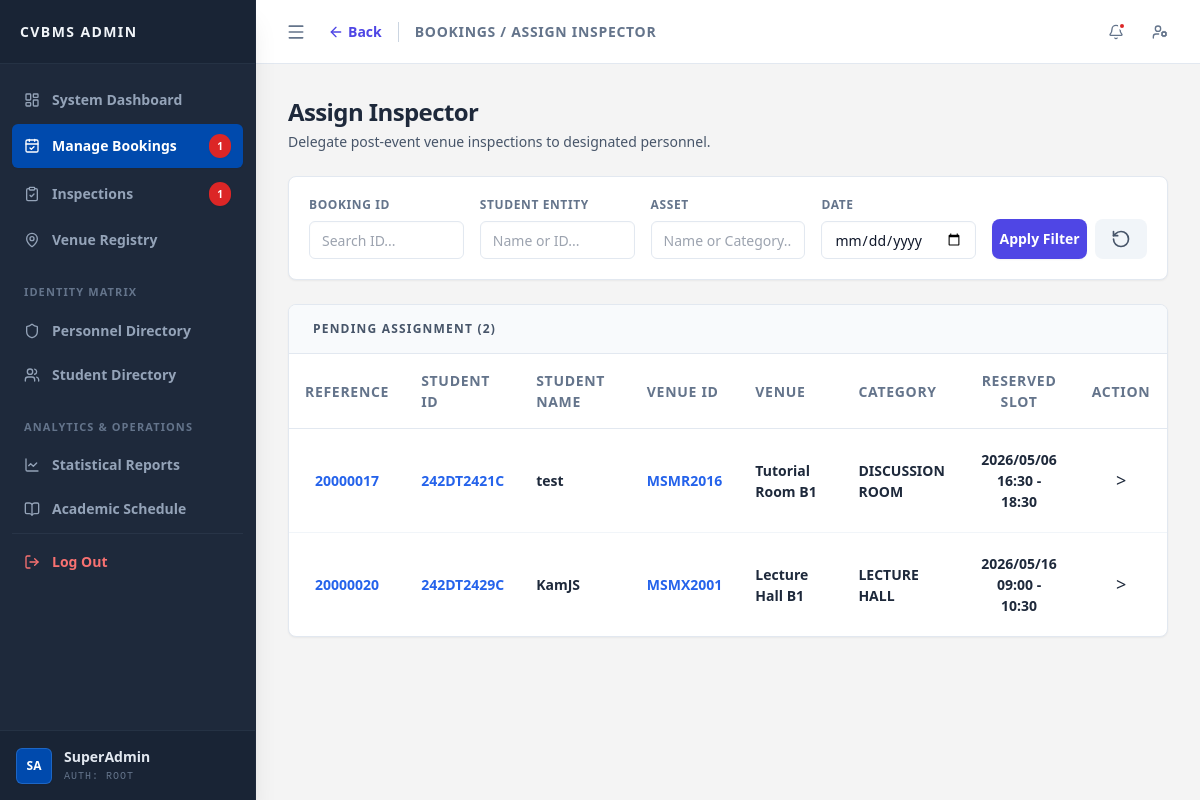
Page /admin/assign_inspector.php (signed in) on the earlier database version.
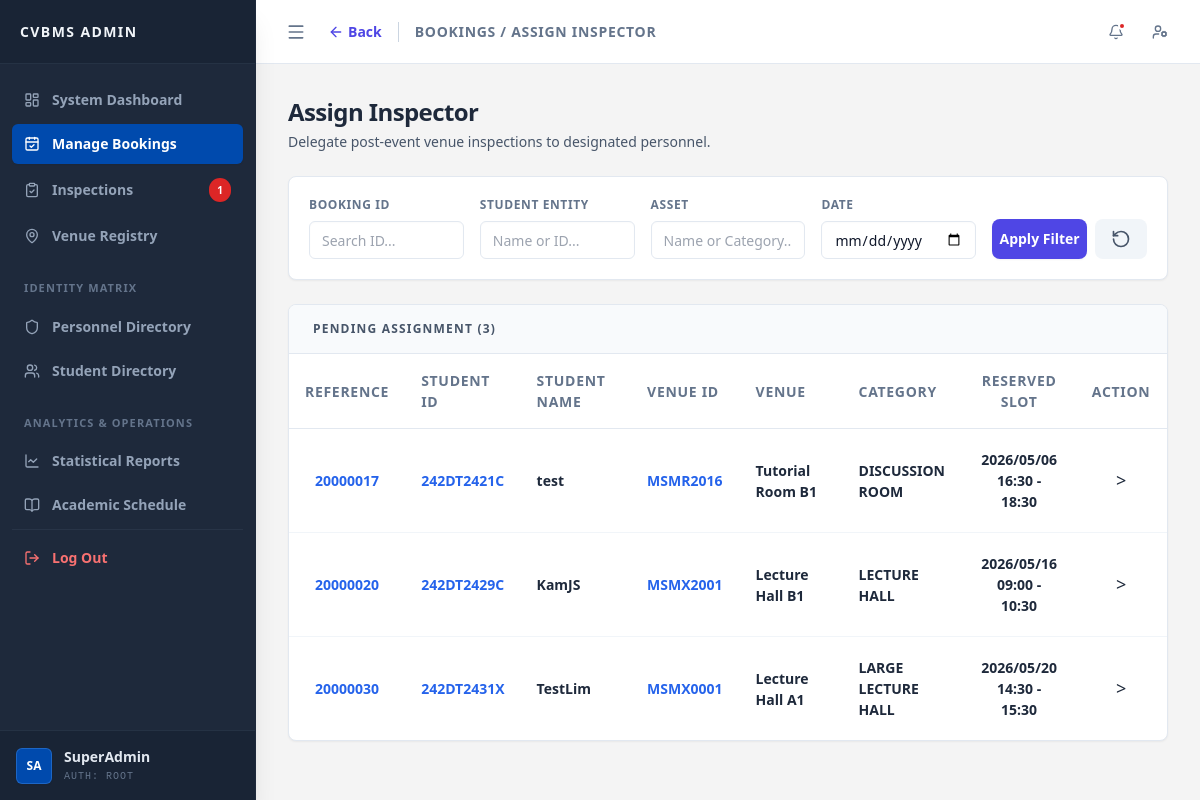
Same page on the later database version.
### tables this page shows
CREATE TABLE `booking` (
  `bid` int(10) UNSIGNED NOT NULL,
  `uid` varchar(15) NOT NULL,
  `vid` varchar(10) NOT NULL,
  `date_booked` date NOT NULL,
  `time_start` time NOT NULL,
  `time_end` time NOT NULL,
  `status` enum('pending','approved','rejected','completed','cancelled') NOT NULL DEFAULT 'pending',
  `payment_status` enum('unpaid','paid','refunded') NOT NULL DEFAULT 'unpaid',
  `payment_due_at` datetime DEFAULT NULL,
  `cancelled_at` datetime DEFAULT NULL,
  `cancel_reason` varchar(255) DEFAULT NULL,
  `transaction_ref` varchar(50) DEFAULT NULL,
  `purpose` varchar(100) NOT NULL,
  `aid` int(10) UNSIGNED DEFAULT NULL,
  `approve_date` datetime DEFAULT NULL,
  `created_at` timestamp NOT NULL DEFAULT current_timestamp()
);

CREATE TABLE `user` (
  `uid` varchar(15) NOT NULL,
  `username` varchar(50) NOT NULL,
  `email` varchar(100) NOT NULL,
  `password` varchar(255) NOT NULL,
  `phone_num` varchar(20) NOT NULL,
  `profile_pic` varchar(255) NOT NULL DEFAULT '',
  `outstanding_debt` decimal(10,2) UNSIGNED NOT NULL DEFAULT 0.00,
  `account_status` enum('active','restricted') NOT NULL DEFAULT 'active',
  `created_at` timestamp NOT NULL DEFAULT current_timestamp()
);

CREATE TABLE `venue` (
  `vid` varchar(10) NOT NULL,
  `vname` varchar(100) NOT NULL,
  `vcid` int(11) NOT NULL,
  `max_cap` int(10) UNSIGNED NOT NULL,
  `deposit` decimal(10,2) UNSIGNED NOT NULL,
  `status` enum('available','maintenance','booked') NOT NULL DEFAULT 'available',
  `description` text NOT NULL
);

CREATE TABLE `vcategory` (
  `vcid` int(11) NOT NULL,
  `category` varchar(50) NOT NULL,
  `description` text NOT NULL
);

### admin/assign_inspector.php (the view, shortened to what the changed rows need)
<?php
require_once '../config/db.php';
$sql = "SELECT
            b.bid,
            b.date_booked,
            b.time_start,
            b.time_end,
            b.payment_status,
            u.uid AS student_id,
            u.username AS student_name,
            u.phone_num,
            u.email,
            v.vid AS venue_id,
            v.vname AS venue_name,
            vc.category AS venue_category
        FROM booking b
        JOIN user u ON b.uid = u.uid
        JOIN venue v ON b.vid = v.vid
        JOIN vcategory vc ON v.vcid = vc.vcid
        LEFT JOIN inspection i ON b.bid = i.bid
        WHERE b.status IN ('approved', 'completed')
          AND b.payment_status = 'paid'
          AND i.ins_id IS NULL";
$sql .= " ORDER BY b.date_booked ASC, b.time_start ASC";
$result = $conn->query($sql);
?>
<!DOCTYPE html>
<html lang="en">
<head>
    <script src="https://cdn.tailwindcss.com"></script>
    <link rel="stylesheet" href="../assets/css/layout.css?v=1.2">
    <link rel="stylesheet" href="../assets/css/fiori_forms.css">
    <link rel="stylesheet" href="../assets/css/table.css">
</head>
<body class="bg-[#f4f4f4] text-slate-800 font-sans antialiased h-screen flex overflow-hidden">
    <?php include('../includes/admin_sidebar.php'); ?>
    <main class="flex-1 flex flex-col h-screen overflow-hidden relative">
            <?php
            $topbar_content = '
            <div class="flex items-center">
                <a href="manage_bookings.php" class="text-sm font-bold text-indigo-600 hover:text-indigo-800 flex items-center mr-4 transition-colors">
                    <i data-lucide="arrow-left" class="w-4 h-4 mr-1"></i> Back
                </a>
                <h2 class="text-sm font-bold text-slate-500 uppercase tracking-wider border-l border-slate-300 pl-4">Bookings / Assign Inspector</h2>
            </div>';
            include('../includes/admin_topbar.php');
            ?>
        <div class="flex-1 overflow-y-auto p-8 scroll-smooth">
            <div class="mb-6">
                <h1 class="text-2xl font-extrabold text-slate-800 tracking-tight">Assign Inspector</h1>
            </div>
            <div class="custom-table-container">
                <div class="px-6 py-4 border-b border-slate-200 bg-slate-50 flex justify-between items-center">
                    <h3 class="text-xs font-black text-slate-600 uppercase tracking-widest">Pending Assignment (<?php echo $result->num_rows; ?>)</h3>
                </div>
                <table class="custom-table">
                    <thead>
                        <tr>
                            <th class="w-28 text-center">Reference</th>
                            <th class="w-28">Student ID</th>
                            <th class="w-36">Student Name</th>
                            <th class="w-28">Venue ID</th>
                            <th class="w-40">Venue</th>
                            <th class="w-32">Category</th>
                            <th class="w-32 text-center">Reserved Slot</th>
                            <th class="text-center w-24">Action</th>
                        </tr>
                    </thead>
                    <tbody>
                        <?php if ($result && $result->num_rows > 0): ?>
                            <?php while($row = $result->fetch_assoc()):
                                $formatted_date = date('Y/m/d', strtotime($row['date_booked']));
                                $time_range = date('H:i', strtotime($row['time_start'])) . ' - ' . date('H:i', strtotime($row['time_end']));
                            ?>
                            <tr ondblclick="window.location.href='assign_inspector_detail.php?bid=<?php echo urlencode($row['bid']); ?>'">
                                <td class="text-center">
                                    <a href="process_flow.php?bid=<?php echo urlencode($row['bid']); ?>" class="td-text-mono">
                                        <?php echo htmlspecialchars($row['bid']); ?>
                                    </a>
                                </td>
                                <td>
                                    <a href="edit_student.php?uid=<?php echo urlencode($row['student_id']); ?>" class="td-text-mono">
                                        <?php echo htmlspecialchars($row['student_id']); ?>
                                    </a>
                                </td>
                                <td>
                                    <span class="td-text-mono"><?php echo htmlspecialchars($row['student_name']); ?></span>
                                </td>
                                <td>
                                    <a href="edit_venue.php?vid=<?php echo urlencode($row['venue_id']); ?>" class="td-text-mono">
                                        <?php echo htmlspecialchars($row['venue_id']); ?>
                                    </a>
                                </td>
                                <td>
                                    <span class="td-text-mono"><?php echo htmlspecialchars($row['venue_name']); ?></span>
                                </td>
                                <td>
                                    <span class="td-text-mono" style="text-transform: uppercase;"><?php echo htmlspecialchars($row['venue_category']); ?></span>
                                </td>
                                <td class="text-center">
                                    <div class="td-text-mono" style="text-transform: uppercase;">
                                        <span><?php echo $formatted_date; ?></span>
                                        <span><?php echo $time_range; ?></span>
                                    </div>
                                </td>
                                <td class="text-center">
                                    <a href="assign_inspector_detail.php?bid=<?php echo urlencode($row['bid']); ?>" class="td-action-btn">
                                        &gt;
                                    </a>
                                </td>
                            </tr>
                            <?php endwhile; ?>
                        <?php endif; ?>
                    </tbody>
                </table>
            </div>
        </div>
    </main>
</body>
</html>

### includes/admin_sidebar.php (shortened to what the changed rows need)
<?php
$current_page = basename($_SERVER['PHP_SELF']);
if (isset($conn)) {
    $sweep_sql = "
        UPDATE booking
        SET status = 'completed'
        WHERE status = 'approved'
        AND CONCAT(date_booked, ' ', time_end) <= NOW()
    ";
    $conn->query($sweep_sql);
}
$pending_bookings_count = 0;
if (isset($conn)) {
    $sql_bookings_count = "SELECT COUNT(*) FROM booking WHERE status = 'pending' AND payment_status = 'paid'";
    $res_bookings = $conn->query($sql_bookings_count);
    if ($res_bookings) {
        $pending_bookings_count = $res_bookings->fetch_row()[0];
    }
}
?>
<aside id="system-sidebar" class="mmu-sidebar bg-[#1e293b] text-white flex flex-col shadow-xl z-20 shrink-0 border-r border-slate-800">
    <nav class="flex-1 overflow-y-auto py-4 scrollbar-hide">
        <ul class="space-y-1 px-3">
            <li>
                <a href="manage_bookings.php" class="nav-item flex items-center px-3 py-2.5 text-sm font-semibold <?php echo (in_array($current_page, ['manage_bookings.php', 'pending_requests.php', 'assign_inspector.php', 'assign_inspector_detail.php', 'track_bookings.php', 'process_flow.php'])) ? 'bg-cstyle-blue text-white shadow-sm' : 'text-slate-400 hover:bg-slate-800 hover:text-slate-200'; ?> rounded-md transition-all">
                    <i data-lucide="calendar-check" class="w-4 h-4 shrink-0"></i>
                    <span class="ml-3 nav-text">Manage Bookings</span>
                    <?php if ($pending_bookings_count > 0): ?>
                        <span class="ml-auto bg-red-600 text-white text-[10px] font-bold px-2 py-0.5 rounded-full shadow-sm nav-badge"><?php echo $pending_bookings_count; ?></span>
                    <?php endif; ?>
                </a>
            </li>
        </ul>
    </nav>
</aside>

Differences in the rows shown:
now on this page (row edited): booking: bid "20000030", uid.uid "242DT2431X", uid.username "TestLim", vid.vid "MSMX0001", vid.vname "Lecture Hall A1", vcategory.category "LARGE LECTURE HALL", date_booked "2026/05/20", time_range "14:30 - 15:30"
Other differences:
$result->num_rows: "2" → "3"
$pending_bookings_count: "1" → (not shown)
